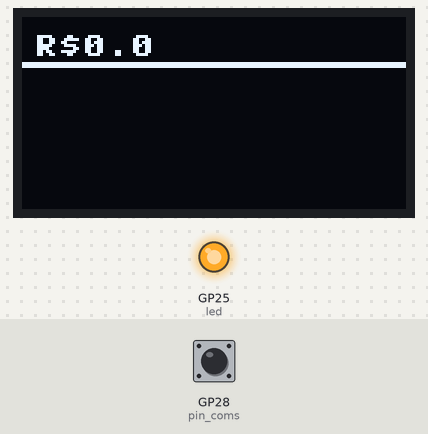
A program run on a simulated Raspberry Pi Pico running MicroPython. Parts: 128×64 one-colour display, output pins drawn as LEDs (lit = HIGH). The test bench sets the inputs (shaded band); at power-on: GP28 (pin_coms) HIGH. Library files of the repository ran but are not shown: mfrc522.py, ssd1306.py.

Above: at 0.1 s.

The program:

main.py
```python
from mfrc522 import MFRC522
import utime

from time import sleep

# Importa as classes Pin e I2C da biblioteca machine para controlar o hardware do Raspberry Pi Pico
from machine import Pin, I2C
# Importa a classe SSD1306_I2C da biblioteca ssd1306.py
from ssd1306 import SSD1306_I2C
#================================================================================================================================================================================================================================================
#================================================================================================================================================================================================================================================

pin_coms = Pin(28, Pin.IN)
cleared = False

#================================================================================================================================================================================================================================================
#================================================================================================================================================================================================================================================
#SETANDO O DISPLAY
# Define os pinos do Raspberry Pi Pico conectados ao barramento I2C 0
i2c1_slc_pin = 19
i2c1_sda_pin = 18

# Inicializa o I2C0 com os pinos GPIO9 (SCL) e GPIO8 (SDA)
i2c1 = I2C(1, scl=Pin(i2c1_slc_pin), sda=Pin(i2c1_sda_pin), freq=400000)

# Inicializa o display OLED I2C de 128x64
display = SSD1306_I2C(128, 64, i2c1)

# Limpa o display
display.fill(0)
display.show()

                    #================================================================================================================================================================================================================================================
        #funções auxiliares para desenho no display


sensores = [machine.Pin(2, machine.Pin.IN), machine.Pin(3, machine.Pin.IN), machine.Pin(4, machine.Pin.IN), machine.Pin(5, machine.Pin.IN), machine.Pin(6, machine.Pin.IN)]

touching = [False, False, False, False, False]
amount_coin = [0, 0, 0, 0, 0]
cash_vector = [1,0.5,0.25,0.1,0.05]

led = machine.Pin(25, machine.Pin.OUT)

                    #================================================================================================================================================================================================================================================
        #funções auxiliares para desenho no display


def draw_top_info():
    #limpando area de escrita
    display.fill_rect(0, 0, 128, 20, 0)

    sum = 0
    for i in range(len(amount_coin)):
        sum += cash_vector[i]*amount_coin[i]

    display.text(f"R${sum}", 4, 6)


    display.fill_rect(0, 15, 128, 2, 1)
    display.show()

#================================================================================================================================================================================================================================================
#================================================================================================================================================================================================================================================


led.toggle()

while True:

    draw_top_info()

    if pin_coms.value() == 0:

        if cleared == True:
            cleared = False

        for i in range(len(sensores)):
            if sensores[i].value() == 0 and touching[i] == False:
                touching[i] = True
                amount_coin[i] += 1
                led.toggle()

            if sensores[i].value() == 1 and touching[i] == True:
                touching[i] = False

    if pin_coms.value() == 1:
        if cleared == False:
            amount_coin = [0, 0, 0]
            cleared = True


    # Aguarda um curto período de tempo antes de ler novamente
    sleep(0.01)


    
```
